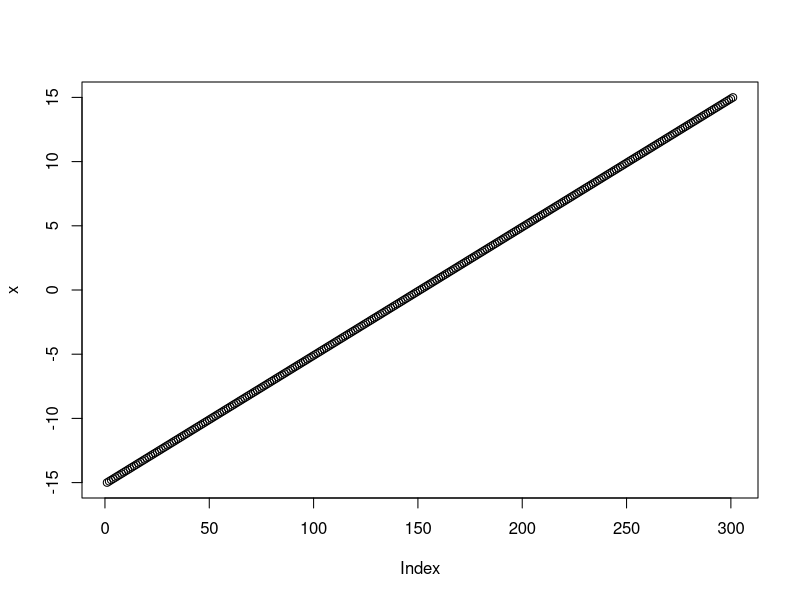
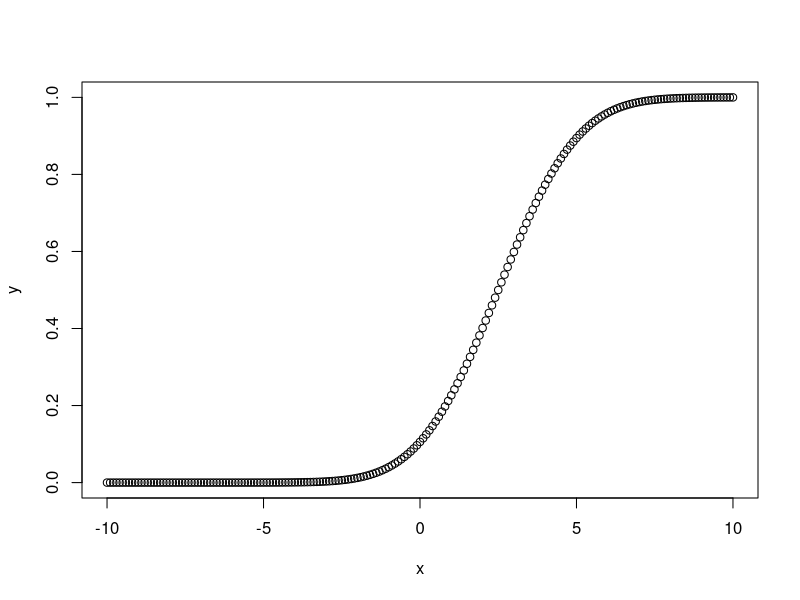
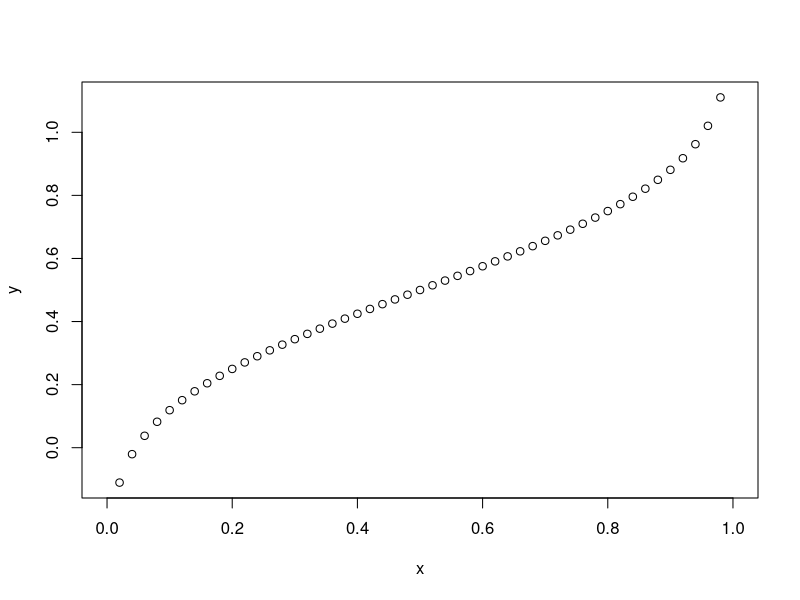
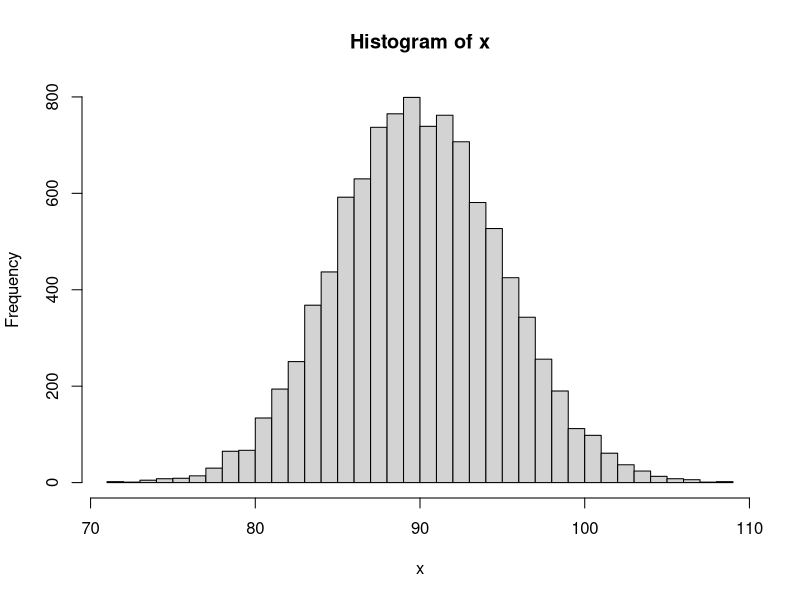
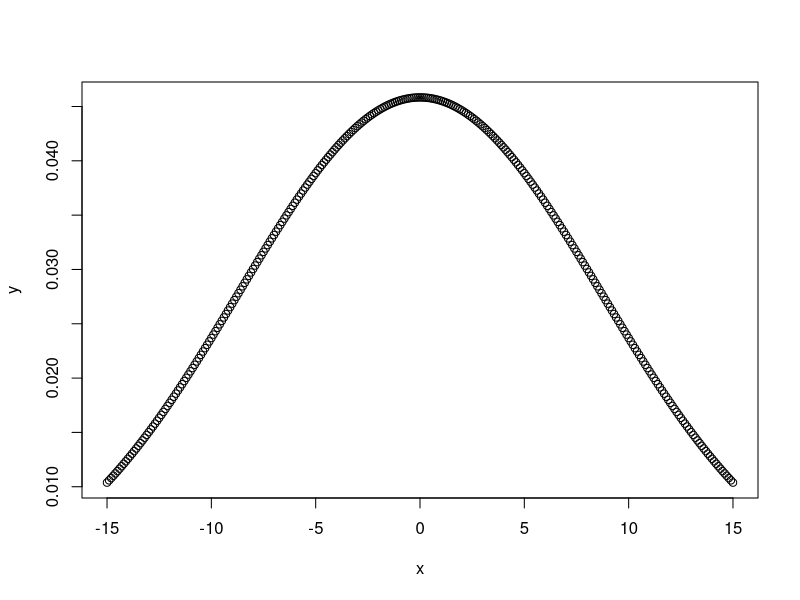

R code for these plots, in order:
# STATISTICS 
# Statistics is a form of mathematical analysis that concerns the collection, organization, analysis, interpretation, and presentation of data. The statistical analysis helps to make the best use of the vast data available and improves the efficiency of solutions. 


# Normal Distribution in R
# Normal distribution is a probability function used in statistics that tells about how the data values are distributed. 
# 4 ways to generate normal distribution -> dnorm, pnorm, qnorm, rnorm


# example 1
# dnorm() -> measures density function of distribution
x <- seq(-15, 15, by = 0.1)
y <- dnorm(x, mean(x), sd(x))
png(file = "dnorm_example.png")
plot(x, y)
dev.off()
plot(x)


# example 2
# pnorm() -> cumulative distribution function which measures the probability that a random number X takes a value less than or equal to x. 
x <- seq(-10, 10, by = 0.1)
y <- pnorm(x, mean = 2.5, sd = 2)
plot(x, y)


# example 3
# qnorm() -> inverse of pnorm() function. Useful in finding the percentiles of normal distribution
x <- seq(0, 1, by = 0.02)
y <- qnorm(x, mean(x), sd(x))
plot(x, y)
 

# example 4
# rnorm() -> used to generate a vector of random numbers which are normally distributed.
x <- rnorm(10000, mean = 90, sd = 5)
hist(x, breaks = 50)





